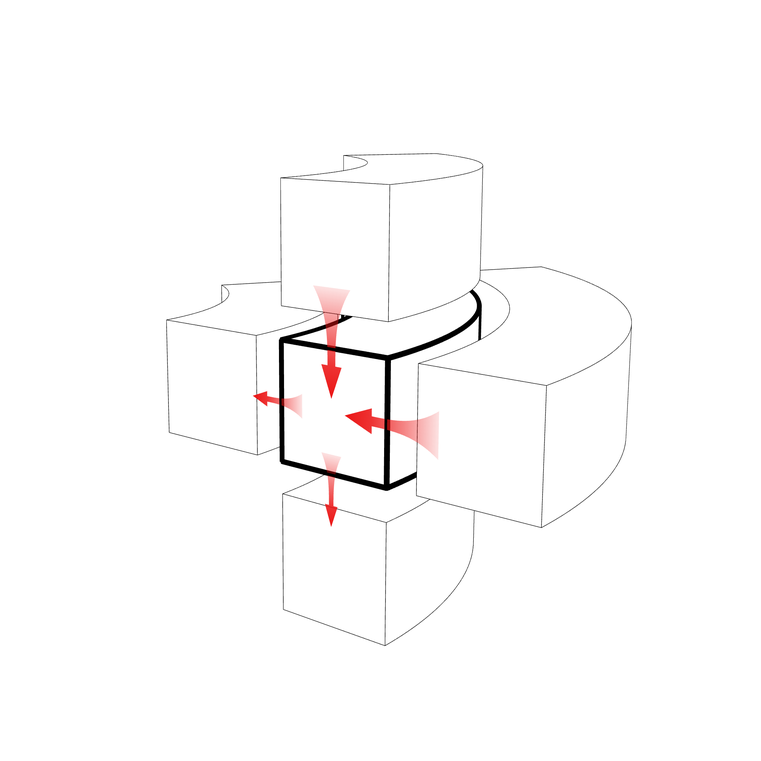
#> input picture figures/Archive/images/fvm_flux_flared_c2_refined.png, 761 x 761 px, shrunk from 2114 x 2114 before the run
$ python plot_fvm_flux_annotated_v2.py
#> lines starting #> are read from the running program, lines starting #| are printed output that depends on the picture
"""
================================================================================
2026 全国大学生数学建模竞赛 (CUMCM) A 题 - 核心机理分析示意图
【有限体积法 (FVM) 五环控制体热通量与传热矢量拓扑图】
--------------------------------------------------------------------------------
图件输出: fvm_flux_annotated_v2.png
几何底图: Archive/images/fvm_flux_flared_c2_refined.png
设计规范:
  1. 3D 柱坐标五环结构（母环/中心单元 (i,j)、内环 (i-1,j)、外环 (i+1,j)、远环 (i,j+1)、近环 (i,j-1)）
  2. 方案4视场与排版: 整体放大 18% 并向左上方平移微调，画幅饱满，视觉重心平衡
  3. 四向热通量矢量箭头: 标准科研正红，采用平滑喇叭口 (Flared) 空间渐变造型，反映实际传热物理场
  4. 严谨工程制图尺寸标注:
     - Δr: 近环底部边界共线虚线引出，双向尺寸箭头标注
     - Δz: 外环前截面上下棱线 100% 共线虚线引出，双向尺寸箭头严格平行于最外轮廓棱线
  5. 左下角柱坐标系: +z 竖直向上，+r 扇形面沿透视角延展
================================================================================
"""

import os
import sys
import argparse
import numpy as np
import matplotlib
matplotlib.use('Agg')
import matplotlib.pyplot as plt
from PIL import Image

# -------------------------------------------------------------------------
# 1. 路径自动解析与底图加载
# -------------------------------------------------------------------------
CURRENT_DIR = os.path.dirname(os.path.abspath(__file__))

# 兼容当前目录及从 scripts/ 或项目根目录调用
if os.path.basename(CURRENT_DIR) == "scripts":
    EDA_DIR = os.path.abspath(os.path.join(CURRENT_DIR, ".."))
elif os.path.basename(CURRENT_DIR) == "eda_figures":
    EDA_DIR = CURRENT_DIR
else:
    EDA_DIR = os.path.abspath(os.path.join(CURRENT_DIR, "eda_figures"))

# 寻找 3D 渲染底图 (fvm_flux_flared_c2_refined.png)
base_candidates = [
    os.path.join(EDA_DIR, "Archive", "images", "fvm_flux_flared_c2_refined.png"),
    os.path.join(EDA_DIR, "Archive", "fvm_flux_flared_c2_refined.png"),
    os.path.join(EDA_DIR, "fvm_flux_flared_c2_refined.png"),
    os.path.join(CURRENT_DIR, "Archive", "images", "fvm_flux_flared_c2_refined.png"),
]

base_path = None
for candidate in base_candidates:
    if os.path.exists(candidate):
        base_path = candidate
        break

if base_path is None:
    raise FileNotFoundError(
        f"未找到 3D 线稿底图 'fvm_flux_flared_c2_refined.png'。\n"
        f"请确保该底图位于 Archive/images/ 目录下。\n"
        f"检索路径列表: {base_candidates}"
    )

base_img = Image.open(base_path)
#> base_img is the input picture: PIL image 761x761 RGBA; mean R, G, B, A 252.5, 251.7, 251.7, 255
W, H = base_img.size
#> W = 761; H = 761
C = np.array([W / 2.0, H / 2.0])
#> C = [380.5, 380.5]

# -------------------------------------------------------------------------
# 2. 方案4几何变换参数 (放大 18%，左上微调居中)
# -------------------------------------------------------------------------
S = 1.18
shift = np.array([-95.0, -155.0])

def tf(p):
    """画布变换函数: 缩放 S 并加上平移偏置 shift"""
    return C + (p - C) * S + shift

# -------------------------------------------------------------------------
# 3. 基础几何特征提取坐标 (基于原底图尺寸像素)
# -------------------------------------------------------------------------
# 近环底面两角点与边界棱线单位切向向量
bi_base = np.array([787.0, 1694.0])
bo_base = np.array([1068.0, 1790.0])
v_left_base = np.array([0.00493, 1.0]) / np.sqrt(1.0 + 0.00493**2)
v_right_base = np.array([0.00307, 1.0]) / np.sqrt(1.0 + 0.00307**2)

# 外环前截面右侧上下角点与棱线斜率向量
TR_base = np.array([1516.93, 1070.43])
BR_base = np.array([1504.89, 1463.82])
u_top_base = np.array([1.0, 0.17293]) / np.sqrt(1.0 + 0.17293**2)
u_bot_base = np.array([1.0, 0.22093]) / np.sqrt(1.0 + 0.22093**2)

# 外环最外侧轮廓竖直棱向量 (TR -> BR)
v_edge_base = (BR_base - TR_base) / np.linalg.norm(BR_base - TR_base)

# -------------------------------------------------------------------------
# 4. 四个热通量 Q 字母精确位置 (经过多轮微调定稿)
# -------------------------------------------------------------------------
q_N = np.array([806.24, 542.54])   # Qi, j+1/2 (上方，向内热流)
q_S = np.array([805.65, 1441.69])  # Qi, j-1/2 (下方，向外热流)
q_W = np.array([409.64, 924.66])   # Qi-1/2, j (左方，向外热流)
q_E = np.array([1304.14, 1087.61]) # Qi+1/2, j (右方，向内热流)

# -------------------------------------------------------------------------
# 5. 核心制图与标注渲染主函数
# -------------------------------------------------------------------------
def render_figure(output_path, show_grid=False):
    """
    渲染最终矢量化图件并保存为 300 DPI 出版级 PNG
    """
#> called with show_grid = False
    plt.rcParams['mathtext.fontset'] = 'cm'
    plt.rcParams['font.serif'] = ['Times New Roman', 'DejaVu Serif']
    plt.rcParams['font.sans-serif'] = ['Microsoft YaHei', 'SimHei', 'DejaVu Sans']

    fig, ax = plt.subplots(figsize=(10, 10), dpi=300)

    # 绘制底图并施加几何变换
    tl_corner = tf(np.array([0.0, 0.0]))
#> tl_corner = [-163.5, -223.5]
    br_corner = tf(np.array([float(W), float(H)]))
#> br_corner = [734.5, 674.5]
    extent = [tl_corner[0], br_corner[0], br_corner[1], tl_corner[1]]
#> extent = [-163.5, 734.5, 674.5, -223.5]

    ax.imshow(base_img, extent=extent, interpolation='bilinear')
    ax.set_xlim(0, W)
    ax.set_ylim(H, 0)

    # --- (A) 近环 Δr 标注 ---
    bi = tf(bi_base)
#> bi = [765.2, 1775.4]
    bo = tf(bo_base)
#> bo = [1096.8, 1888.7]
    v_l = v_left_base
    v_r = v_right_base

    d_off_r = 52.0 * S
    L_ext_r = d_off_r + 26.0 * S

    # 严谨共线延长虚线
    ax.plot([bi[0], bi[0] + L_ext_r * v_l[0]], [bi[1], bi[1] + L_ext_r * v_l[1]],
            color='#333333', linestyle='--', linewidth=1.3, zorder=5)
    ax.plot([bo[0], bo[0] + L_ext_r * v_r[0]], [bo[1], bo[1] + L_ext_r * v_r[1]],
            color='#333333', linestyle='--', linewidth=1.3, zorder=5)

    p_dim_r1 = bi + d_off_r * v_l
    p_dim_r2 = bo + d_off_r * v_r

    # 双向尺寸箭头
    ax.annotate('', xy=p_dim_r1, xytext=p_dim_r2,
                arrowprops=dict(arrowstyle='<->', color='#000000', lw=1.6, shrinkA=0, shrinkB=0), zorder=6)

    dim_mid_r = (p_dim_r1 + p_dim_r2) / 2.0
    ax.text(dim_mid_r[0], max(bi[1], bo[1]) + L_ext_r + 28, r'$\Delta r$',
            fontsize=18 * S, fontweight='bold', color='#000000', ha='center', va='top', zorder=7)

    # --- (B) 外环 Δz 标注 ---
    TR = tf(TR_base)
    BR = tf(BR_base)
    u_t = u_top_base
    u_b = u_bot_base
    v_edge = (BR - TR) / np.linalg.norm(BR - TR)

    d_off_z = 56.0 * S
    p_top_dim = TR + d_off_z * u_t

    # 几何解析求解: 确保双向箭头严格平行于最外轮廓棱向量 v_edge
    A_mat = np.column_stack([u_b, -v_edge])
    t_val, _ = np.linalg.solve(A_mat, p_top_dim - BR)
    p_bot_dim = BR + t_val * u_b

    L_ext_top = d_off_z + 24.0 * S
    L_ext_bot = t_val + 24.0 * S

    # 严谨共线延长虚线
    ax.plot([TR[0], TR[0] + L_ext_top * u_t[0]], [TR[1], TR[1] + L_ext_top * u_t[1]],
            color='#333333', linestyle='--', linewidth=1.3, zorder=5)
    ax.plot([BR[0], BR[0] + L_ext_bot * u_b[0]], [BR[1], BR[1] + L_ext_bot * u_b[1]],
            color='#333333', linestyle='--', linewidth=1.3, zorder=5)

    # 严格平行的双向尺寸箭头
    ax.annotate('', xy=p_top_dim, xytext=p_bot_dim,
                arrowprops=dict(arrowstyle='<->', color='#000000', lw=1.6, shrinkA=0, shrinkB=0), zorder=6)

    p_mid_z = (p_top_dim + p_bot_dim) / 2.0
    ax.text(p_mid_z[0] + 16, p_mid_z[1], r'$\Delta z$',
            fontsize=18 * S, fontweight='bold', color='#000000', ha='left', va='center', zorder=7)

    # --- (C) 四个热通量 Q 字母标注 ---
    c_red = '#E01010'
    fsize = 16.5 * S

    ax.text(q_N[0], q_N[1], r'$Q_{i,\, j+1/2}$', fontsize=fsize, color=c_red, fontweight='bold', ha='center', va='center', zorder=8)
    ax.text(q_S[0], q_S[1], r'$Q_{i,\, j-1/2}$', fontsize=fsize, color=c_red, fontweight='bold', ha='center', va='center', zorder=8)
    ax.text(q_W[0], q_W[1], r'$Q_{i-1/2,\, j}$', fontsize=fsize, color=c_red, fontweight='bold', ha='center', va='center', zorder=8)
    ax.text(q_E[0], q_E[1], r'$Q_{i+1/2,\, j}$', fontsize=fsize, color=c_red, fontweight='bold', ha='center', va='center', zorder=8)

    # --- (D) 左下角柱坐标系 (+z 与扇形面 +r) ---
    orig = np.array([160.0, H - 160.0])
    z_top = orig + np.array([0, -180.0])
    ax.annotate('', xy=z_top, xytext=orig,
                arrowprops=dict(arrowstyle='->', color='#000000', lw=2.2, mutation_scale=18), zorder=6)
    ax.text(z_top[0], z_top[1] - 15, r'$+z$', fontsize=20, fontweight='bold', color='#000000', ha='center', va='bottom')

    r_len = 155.0
    ray1 = orig + np.array([r_len * np.cos(np.radians(20)), r_len * np.sin(np.radians(20)) * 0.48])
    theta_angles = np.linspace(np.radians(-28), np.radians(20), 50)
    arc_pts_x = orig[0] + r_len * np.cos(theta_angles)
    arc_pts_y = orig[1] + r_len * np.sin(theta_angles) * 0.48
    sector_poly_x = [orig[0]] + list(arc_pts_x) + [orig[0]]
    sector_poly_y = [orig[1]] + list(arc_pts_y) + [orig[1]]
    ax.fill(sector_poly_x, sector_poly_y, color='#EBF3FB', alpha=0.85, zorder=4)
    ax.plot(sector_poly_x, sector_poly_y, color='#3B6077', linewidth=1.4, zorder=5)

    ax.annotate('', xy=ray1, xytext=orig,
                arrowprops=dict(arrowstyle='->', color='#000000', lw=2.0, mutation_scale=16), zorder=6)
    ax.text(ray1[0] + 16, ray1[1] + 6, r'$+r$', fontsize=20, fontweight='bold', color='#000000', ha='left', va='center')

    # 可选参考网格
    if show_grid:
        ax.axis('on')
        ax.set_xticks(np.arange(0, W + 1, 100))
        ax.set_yticks(np.arange(0, H + 1, 100))
        ax.set_xticks(np.arange(0, W + 1, 50), minor=True)
        ax.set_yticks(np.arange(0, H + 1, 50), minor=True)
        ax.grid(which='major', color='#3498DB', linestyle='-', linewidth=0.75, alpha=0.45)
        ax.grid(which='minor', color='#85C1E9', linestyle=':', linewidth=0.5, alpha=0.35)
        ax.tick_params(axis='both', which='major', labelsize=8, colors='#2C3E50')
    else:
        ax.axis('off')

    fig.savefig(output_path, dpi=300, bbox_inches='tight', pad_inches=0.04)
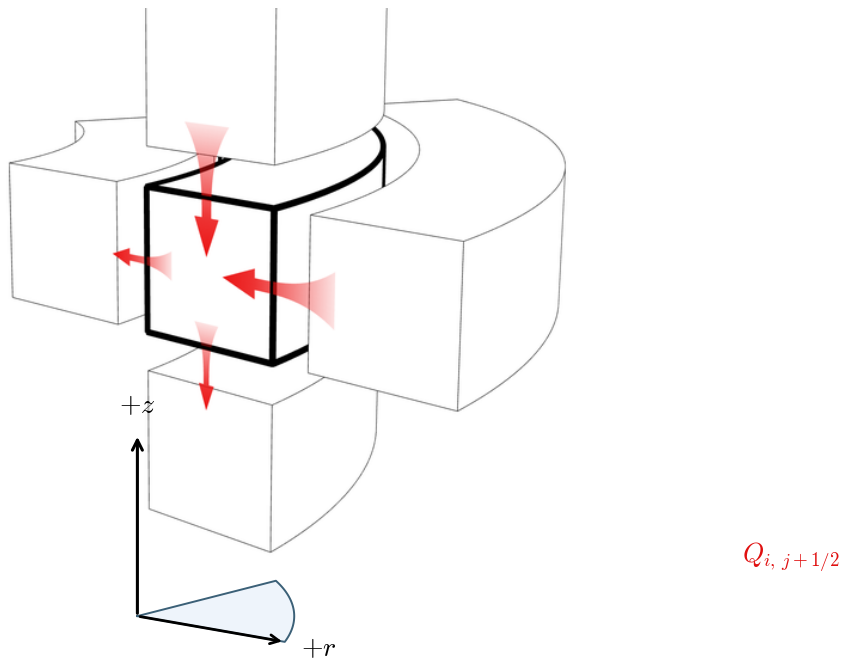
#> figure drawn by matplotlib, 1 panel
    plt.close(fig)
    print(f"[Success] 成功生成高清图件 -> {output_path}")

if __name__ == '__main__':
    parser = argparse.ArgumentParser(description="绘制 FVM 五环传热通量示意图")
    parser.add_argument('--grid', action='store_true', help="是否同时输出带坐标参考网格的版本")
    parser.add_argument('--output', type=str, default=None, help="自定义输出图件路径")
    args = parser.parse_args()

    archive_dir = os.path.join(EDA_DIR, "Archive", "images")
    os.makedirs(archive_dir, exist_ok=True)
    out_file = args.output or os.path.join(archive_dir, "fvm_flux_annotated_v2.png")
    render_figure(out_file, show_grid=False)

    if args.grid:
        grid_out = os.path.splitext(out_file)[0] + "_grid.png"
        render_figure(grid_out, show_grid=True)
